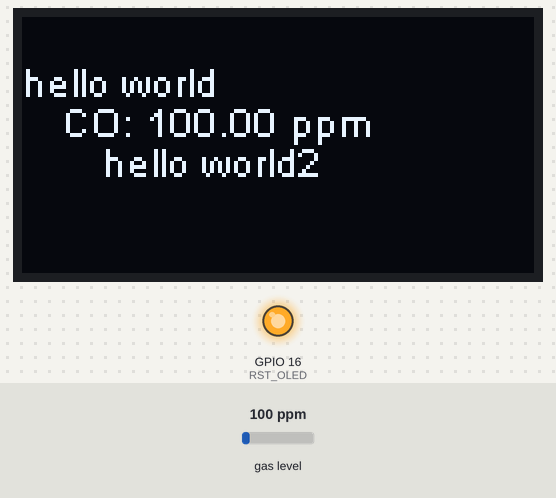
Bench run of a sketch on a simulated ESP32. Shown: 128×64 one-colour display, output pins drawn as LEDs (lit = HIGH). Inputs (shaded band) come from the test bench; at power-on: gas level 100 ppm. What the sketch prints to the serial monitor is not drawn.

Above: at 1.2 s.
1.3 s: gas level set to 20 ppm
At 2.8 s:
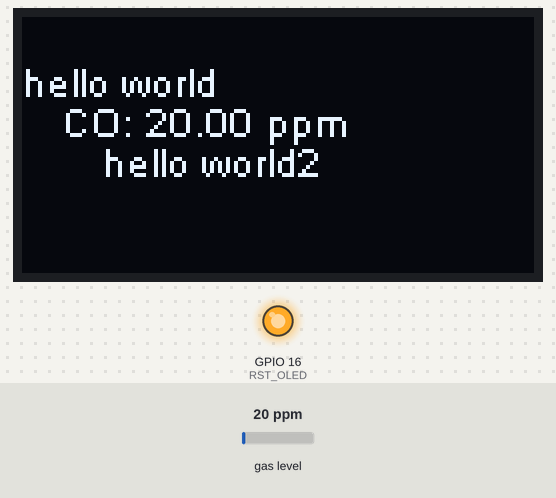
3.6 s: gas level set to 250 ppm
At 5.3 s:
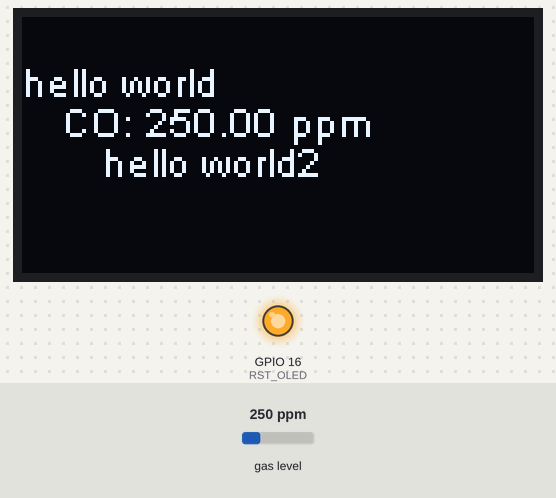
5.6 s: gas level set to 500 ppm
At 6.8 s:
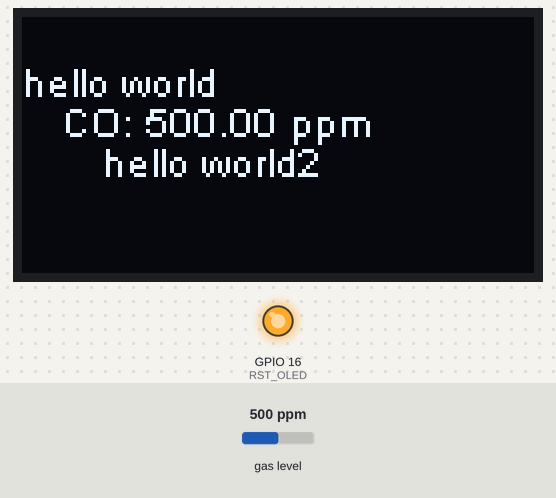
Timing chart, 0 to 8.6 s (numbered marks = the images above; inputs shaded):
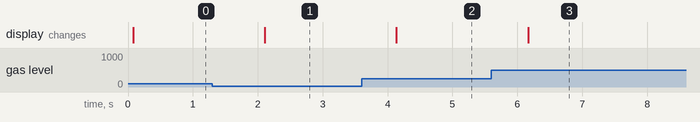

Measured:
- after the input at 1.3 s, the display: changes after 0.81 s (image 1)
- after the input at 3.6 s, the display: changes after 0.54 s (image 2)
- after the input at 5.6 s, the display: changes after 0.56 s (image 3)

The sketch:

OLED-MQ7.ino
```cpp
#include <Wire.h>
#include <SSD1306.h>
#include <MQ7.h>

#define RST_OLED 16                     //OLED Reset引脚，需要手动Reset，否则不显示
#define OLED_UPDATE_INTERVAL 500        //OLED屏幕刷新间隔ms
SSD1306 display(0x3C, 4, 15);           //引脚4，15是绑定在Kit 32的主板上的，不能做其它用

MQ7 mq7(13, 5.0); // (pinMode, resistance)

void setupOLED() {
  pinMode(RST_OLED, OUTPUT);
  digitalWrite(RST_OLED, LOW);        // turn D16 low to reset OLED
  delay(50);
  digitalWrite(RST_OLED, HIGH);       // while OLED is running, must set D16 in high
  /* OLED 初始設定 */
  display.init();
  display.flipScreenVertically();           // 螢幕翻轉
  display.setFont(ArialMT_Plain_10);        // 設定 OLED 字體大小
  display.setTextAlignment(TEXT_ALIGN_LEFT);// 設定 OLED 顯示對其方式
  display.clear();
}

void setup() {
  Serial.begin(9600);
  setupOLED();
}

void loop() {
  String stringCOPPM = String("CO: ") + String(mq7.getPPM()) + String(" ppm"); // 字串組合
  Serial.println(stringCOPPM);
  display.clear();
  display.drawString(0, 10, "hello world");
  display.drawString(10, 20, stringCOPPM);
  display.drawString(20, 30, "hello world2");
  display.display();
  delay(1000);
}
```
